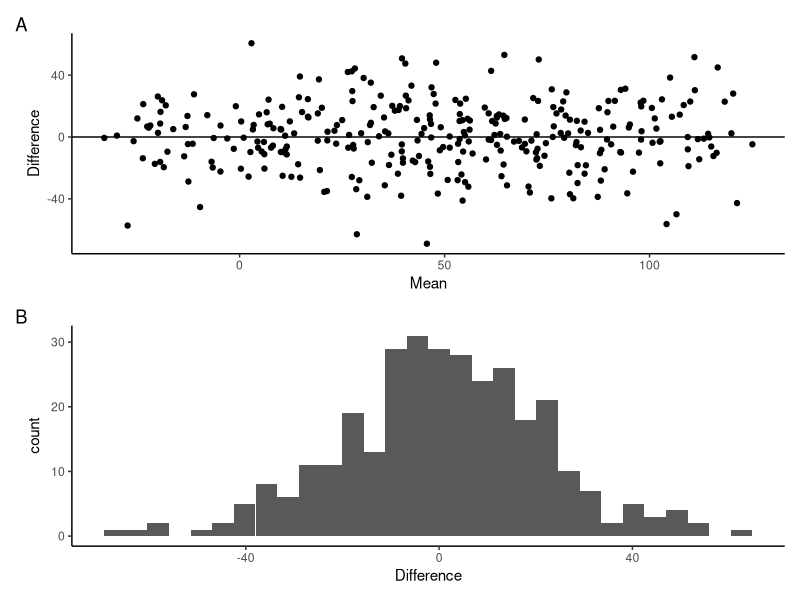
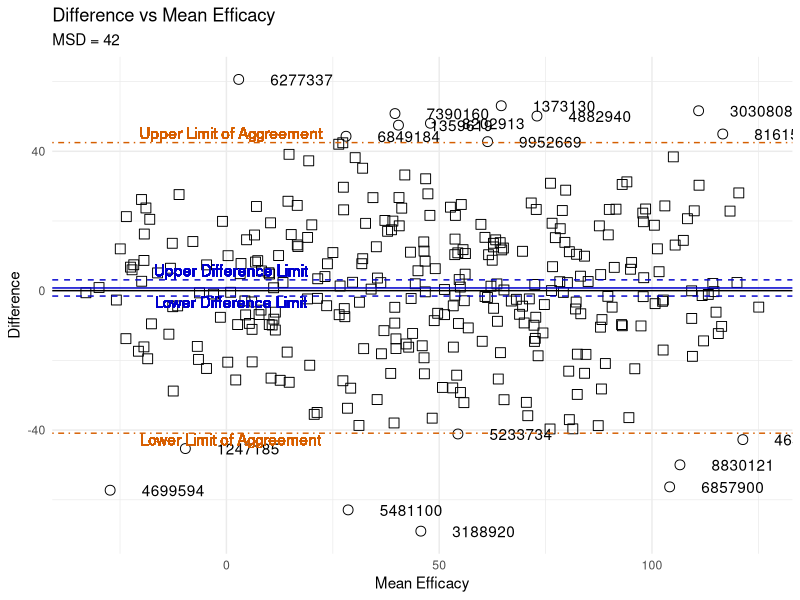
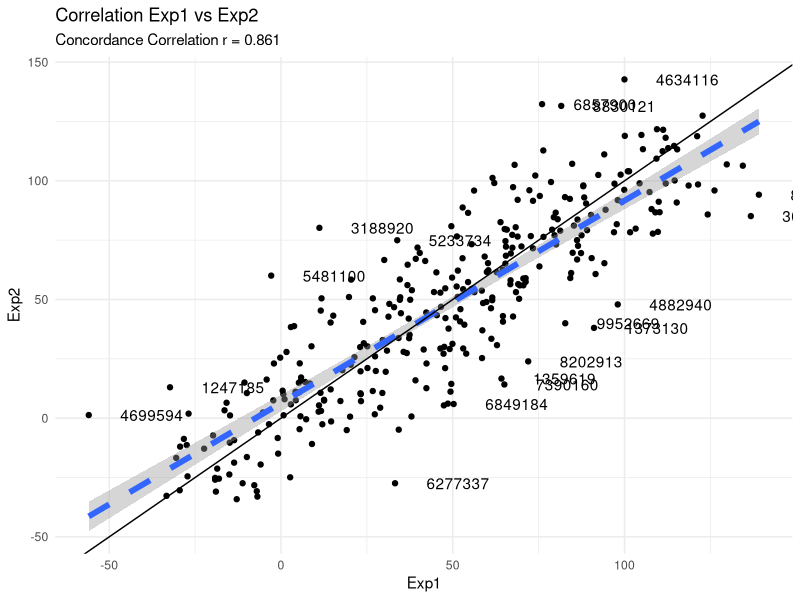
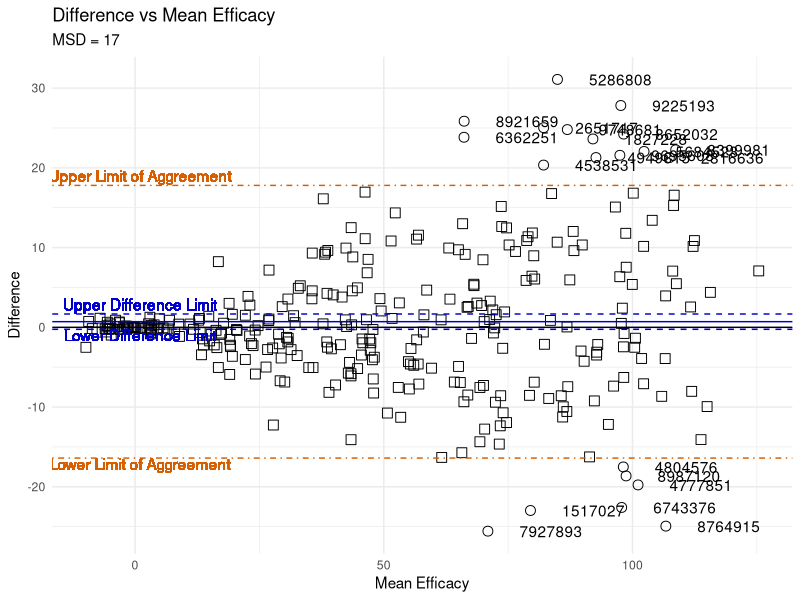
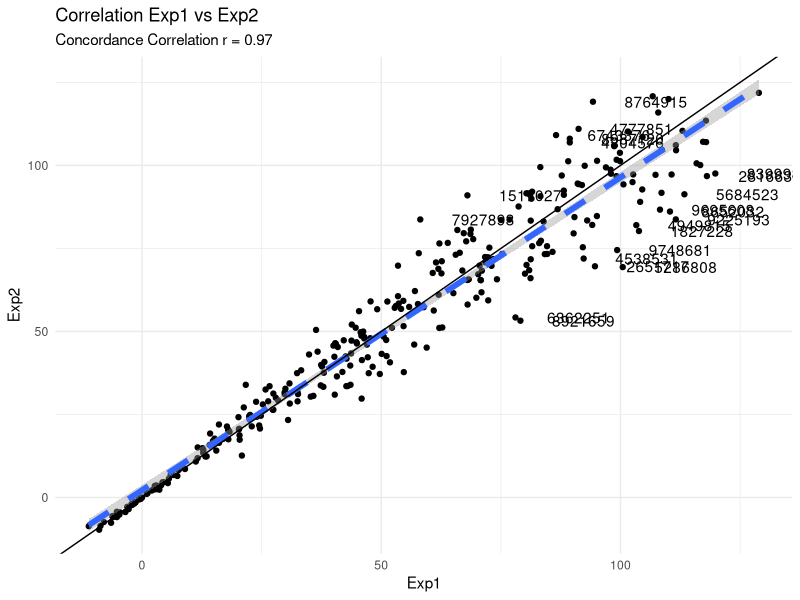

Here is the R script that generated these plots, in order: (Note: this script raises an error after producing the figures.)
## ---- chunk 1

# Functionalized version of msx.R

library(tidyverse)
library(patchwork)
library(ggrepel)

# Test data generation functions ---------------------------------------
set.seed(12252023) #For reproducible examples 

# Generate Potency test data for Replicate Experiment
msr_data <- function(SmplNum, TstMSR, Shift = 1) {
  
  TstSD <- log10(TstMSR) / 2
  Shift <- log10(Shift)
  Sample <- sample(c(1000000 : 9999999), SmplNum)
  TrueMeas <- runif(SmplNum, -3, 3)
  ExpData <- map(TrueMeas, \(m) rnorm(2, m, TstSD))
  
  TstData <- tibble(Sample, ExpData) %>% 
    unnest_wider(col = ExpData, names_sep = '_') %>% 
    rename(Exp1 = ExpData_1, Exp2 = ExpData_2) %>% 
    mutate(Exp2 = Exp2 + Shift,
           across(-Sample, ~ 10 ^ .x))
}

# Generate Efficacy test data for Replicate Experiment- consistent SD
msd_data <- function(SmplNum, TstMSD, Shift = 0) {
  
  TstSD <- TstMSD /2
  Sample <- sample(c(1000000 : 9999999), SmplNum)
  TrueMeas <- runif(SmplNum, -20, 120)
  ExpData <- map(TrueMeas, \(m) rnorm(2, m, TstSD))
  
  TstData <- tibble(Sample, ExpData) %>% 
    unnest_wider(col = ExpData, names_sep = '_') %>% 
    rename(Exp1 = ExpData_1, Exp2 = ExpData_2) %>% 
    mutate(Exp2 = Exp2 + Shift)
}

# Generate Efficacy test data for Replicate Experiment - consistent cv
msd_cv_data <- function(SmplNum, cv, Shift = 0) {

  Sample <- sample(c(1000000 : 9999999), SmplNum)
  TrueMeas <- runif(SmplNum, -10, 110)
  ExpData <- map(TrueMeas, \(m) rnorm(2, m, abs(cv*m)))
  
  TstData <- tibble(Sample, ExpData) %>% 
    unnest_wider(col = ExpData, names_sep = '_') %>% 
    rename(Exp1 = ExpData_1, Exp2 = ExpData_2) %>% 
    mutate(Exp2 = Exp2 + Shift)
}

# Generate inactive efficacy test data for Replicate Experiment
msd_inact <- function(SmplNum, TstMSD, Shift = 0) {
  
  TstSD <- TstMSD /(2 * sqrt(2))
  Sample <- sample(c(1000000 : 9999999), SmplNum)
  TrueMeas <- runif(SmplNum, -20, 20)
  ExpData <- map(TrueMeas, \(m) rnorm(2, m, TstSD))
  
  TstData <- tibble(Sample, ExpData) %>% 
    unnest_wider(col = ExpData, names_sep = '_') %>% 
    rename(Exp1 = ExpData_1, Exp2 = ExpData_2) %>% 
    mutate(Exp2 = Exp2 + Shift)
}

# Generate active efficacy test data for Replicate Experiment
msd_act <- function(SmplNum, TstMSD, Shift = 0) {
  
  TstSD <- TstMSD /(2 * sqrt(2))
  Sample <- sample(c(1000000 : 9999999), SmplNum)
  TrueMeas <- runif(SmplNum, 50, 120)
  ExpData <- map(TrueMeas, \(m) rnorm(2, m, TstSD))
  
  TstData <- tibble(Sample, ExpData) %>% 
    unnest_wider(col = ExpData, names_sep = '_') %>% 
    rename(Exp1 = ExpData_1, Exp2 = ExpData_2) %>% 
    mutate(Exp2 = Exp2 + Shift)
}

# Concordance Correlation V. Devanarayan --------------------------------
conc.corr <- function(x, y, alpha = 0.05)
{
  qval <- qnorm(1. - alpha/2.)
  N <- length(x)
  lm.xy <- lm(y ~ x)
  Intercept <- c(lm.xy$coeff[1.])
  Slope <- c(lm.xy$coeff[2.])
  A <- 2. * Slope * var(x)
  B <- var(y) + var(x)
  C <- (Intercept + (Slope - 1.) * (mean(x)))^2.
  rho <- A/(B + C)
  U <- (mean(x) - mean(y))^2./(sqrt(var(x)) * sqrt(var(y)))
  # cat("Zhat = ",Zhat,"\n")
  # cat("D=",D,"\n")
  # cat("E=",E,"\n")
  Zhat <- 0.5 * logb((1. + rho)/(1. - rho))
  D <- (4. * rho^3. * (1. - rho) * U)/(rho * (1. - rho^2.)^2.)
  E <- (2. * rho^4. * U^2.)/(rho^2. * (1. - rho^2.)^2.)
  # cat("var.Zhat=",var.Zhat,"\n")
  var.Zhat <- 1./(N - 2.) * (D - E)
  lowlim <- Zhat - qval * sqrt(var.Zhat)
  # cat(lowlim,upplim,"\n")
  # Now transform back:
  upplim <- Zhat + qval * sqrt(var.Zhat)
  lowlim <- (exp(2. * lowlim) - 1.)/(1. + exp(2. * lowlim))
  upplim <- (exp(2. * upplim) - 1.)/(1. + exp(2. * upplim))
  lowlim <- max(lowlim, -1.)
  upplim <- min(upplim, 1.)
  list(rho = rho, lowlim = lowlim, upplim = upplim)
}

# Replicate-Experiment Analysis Functions -------------------------------

# Summary Stats
repexp.stats <- function(df) {
  ConcCorr <- conc.corr(df$Exp1, df$Exp2)
  rho <- as.double(ConcCorr[1])  
  
  summarise(df,
            n = n(), 
            t = qt(0.975, n - 1),
            MeanDiff = mean(Difference),
            StdDev = sd(Difference),
            MSD = 2 * StdDev,
            UDL = MeanDiff + (t * StdDev/sqrt(n)),
            LDL = MeanDiff - (t * StdDev/sqrt(n)),
            ULSA = MeanDiff + (t * StdDev),
            LLSA = MeanDiff- (t * StdDev)) %>% 
    mutate(r = rho) %>% 
    select(-t, -StdDev)
}

#Mean Difference Plot
mdplot <- function(Data, Stats) {
  MSDLabel <- paste("MSD =", format(Stats$MSD, digits = 2))
  
  ggplot(Data, aes(x = Mean, y = Difference)) +
    geom_point(shape = Data$Outlier, size = 3) +
    geom_text(aes(label = Label), na.rm = TRUE, hjust = -.5) +
    geom_hline(yintercept = Stats$MeanDiff, color = "mediumblue") +
    geom_hline(yintercept = 0, color = "black") +
    geom_hline(yintercept = Stats$UDL, color = "mediumblue", linetype = "dashed") +
    geom_text(x = 1, y = Stats$UDL, label = "Upper Difference Limit", color = "mediumblue", vjust = -0.3) +
    geom_hline(yintercept = Stats$LDL, color = "mediumblue", linetype = "dashed") +
    geom_text(x = 1, y = Stats$LDL, label = "Lower Difference Limit", color = "mediumblue", vjust = 1) +
    geom_hline(yintercept = Stats$ULSA, color = "#D55E00", linetype = "dotdash") +
    geom_text(x = 1, y = Stats$ULSA, label = "Upper Limit of Aggreement", color = "#D55E00", vjust = -0.3) +
    geom_hline(yintercept = Stats$LLSA, color = "#D55E00", linetype = "dotdash") + 
    geom_text(x = 1, y = Stats$LLSA, label = "Lower Limit of Aggreement", color = "#D55E00", vjust = 1) +
    theme_minimal() +
    labs(title="Difference vs Mean Efficacy",
         subtitle = MSDLabel,
         x ="Mean Efficacy", y = "Difference")
}

# Mean Ratio Plot
mrplot <- function(Data, Stats) {
  MSRLabel <- paste("MSR =", Stats$MSR)
  
  ggplot(Data, aes(x =  GeometricMean, y = Ratio)) +
    geom_point(shape = Data$Outlier, size = 3) +
    geom_text(aes(label = Label), na.rm = TRUE, hjust = -.5) +
    geom_hline(yintercept = Stats$MeanRatio, color = "mediumblue") +
    geom_hline(yintercept = 1, color = "black") +
    geom_hline(yintercept = Stats$UDL, color = "mediumblue", linetype = "dashed") +
    geom_text(x = 1, y = log10(Stats$UDL), label = "Upper Ratio Limit", color = "mediumblue", vjust = -0.3) +
    geom_hline(yintercept = Stats$LDL, color = "mediumblue", linetype = "dashed") +
    geom_text(x = 1, y = log10(Stats$LDL), label = "Lower Ratio Limit", color = "mediumblue", vjust = 1) +
    geom_hline(yintercept = Stats$ULSA, color = "#D55E00", linetype = "dotdash") +
    geom_text(x = 1, y = log10(Stats$ULSA), label = "Upper Limit of Aggreement", color = "#D55E00", vjust = -0.3) +
    geom_hline(yintercept = Stats$LLSA, color = "#D55E00", linetype = "dotdash") + 
    geom_text(x = 1, y = log10(Stats$LLSA), label = "Lower Limit of Aggreement", color = "#D55E00", vjust = 1) +
    theme_minimal() +
    scale_x_continuous(trans='log10') + 
    scale_y_continuous(trans='log10') +
    labs(title="Potency Ratio vs Geometric Mean Potency",
         subtitle = MSRLabel,
         x ="Geometric Mean Potency", y = "Ratio")
}

# R1R2 Plot - Run1/Run2 with correlation.

r1r2plot <- function(Data, Stats) {
  ggplot(Data,aes(x = Exp1, y = Exp2)) +
    geom_point() +
    geom_text(aes(label = Label), na.rm = TRUE, hjust = -.5) +
    geom_smooth(method = "lm", se = TRUE, linetype = "dashed", linewidth = 2) +
    geom_abline(slope = 1) +
    labs(title = "Correlation Exp1 vs Exp2",
         subtitle = paste("Concordance Correlation r =", Stats$r),
         x = "Exp1",
         y = "Exp2") +
    theme_minimal()
}

#Replicate-Experiment Efficacy --------------------------------------------

repexp.efficacy<- function(df) {
  
RepExp_Data <- df %>% 
    mutate(Mean = (Exp1 + Exp2) / 2,
           Difference = Exp1 - Exp2)
 
RepExp_Stats <- repexp.stats(RepExp_Data) %>% 
  mutate(across(-n, \(x) signif(x, digits = 3)))

# Flag data pairs with potential outliers (MeasDiff outside of limits of agreement)

RepExp_Data <- RepExp_Data %>% 
  mutate(Outlier = Difference > RepExp_Stats$ULSA | Difference < RepExp_Stats$LLSA,
         Label = if_else(Outlier, Sample, NA))

MeanDifferencePlot <- mdplot(RepExp_Data, RepExp_Stats)

R1R2CorrelationPlot <- r1r2plot(RepExp_Data,RepExp_Stats)

list(Data = RepExp_Data, Stats = RepExp_Stats, MDPlot = MeanDifferencePlot, CorrPlot = R1R2CorrelationPlot)
}

# Replicate-Experiment Potency -------------------------------

repexp.potency <- function(df) {
  
  RepExp_Data <- df %>% 
    mutate(across(-Sample, log10),
      Mean = (Exp1 + Exp2) / 2,
           Difference = Exp1 - Exp2)
  
  RepExp_Stats <- repexp.stats(RepExp_Data)
  
  # Flag data pairs with potential outliers (MeasDiff outside of limits of agreement)
  
  RepExp_Data <- RepExp_Data %>% 
    mutate(Outlier = Difference > RepExp_Stats$ULSA | Difference < RepExp_Stats$LLSA,
           Label = if_else(Outlier, Sample, NA),
           across(-c(1, 6, 7), ~10 ^ .x),
           across(-c(1, 6, 7),  \(x) signif(x, digits = 3))) %>% 
    rename(GeometricMean = Mean, Ratio = Difference)
  
  RepExp_Stats <- RepExp_Stats %>% 
    rename(MSR = MSD,
           MeanRatio = MeanDiff,
           URL = UDL,
           LRL = LDL) %>% 
    mutate(across(-c(1, 8), ~10 ^ .x),
           across(-c(1), \(x) signif(x, digits = 3)))
  
  MeanRatioPlot <- mrplot(RepExp_Data, RepExp_Stats)
  
  R1R2CorrelationPlot <- r1r2plot(RepExp_Data,RepExp_Stats) +
    scale_x_continuous(trans='log10') + 
    scale_y_continuous(trans='log10')
  
  list(Data = RepExp_Data, Stats = RepExp_Stats, MRPlot = MeanRatioPlot, CorrPlot = R1R2CorrelationPlot)
}
## ---- chunk 2

Efficacy320Data <- msd_data(SmplNum = 320, TstMSD = 30)
Efficacy320MSD <- repexp.efficacy(Efficacy320Data)
Efficacy320Data
## ---- chunk 3
MSD320Calc <- Efficacy320MSD$Data %>% 
  select(1:5)
MSD320Calc

MDPlot <- ggplot(MSD320Calc, aes(x = Mean, y = Difference)) +
  geom_point() +
  geom_hline(yintercept = 0) +
  theme_classic()

DiffDist <- ggplot(MSD320Calc, aes(x = Difference)) +
  geom_histogram() +
  theme_classic()

MSD320Plots <- MDPlot / DiffDist + plot_annotation(tag_levels = 'A')
MSD320Plots
## ---- chunk 4

Efficacy320MSD$Stats
Efficacy320MSD$MDPlot
## ---- chunk 5
Efficacy320MSD$CorrPlot
## ---- chunk 6
Data <- Efficacy320MSD$Data %>% 
  arrange(Label) %>% 
  select(-Label)
Data
## ---- chunk 7

EfficacycvData <- msd_cv_data(SmplNum = 320, cv = 0.1)
EfficacycvMSD <- repexp.efficacy(EfficacycvData)

EfficacycvMSD$Stats
EfficacycvMSD$MDPlot
EfficacycvMSD$CorrPlot

## ---- chunk 8
Pot32Data <- msr_data(32, 3)
Pot32MSR <- repexp.potency(Pot32Data)
Pot32Data <- Pot32Data %>% 
  mutate(across(-Sample, \(x) signif(x, digits = 3)))
Pot32Data
## ---- chunk 9
Pot32MSR$Data
## ---- chunk 10
Pot32MSR$Stats
## ---- chunk 11
Pot32MSR$MRPlot
## ---- chunk 12
Pot32MSR$CorrPlot
## ---- chunk 13
PotShiftData <- msr_data(SmplNum = 32, TstMSR = 2.7, Shift = 1.5)
PotShiftMSR <- repexp.potency(PotShiftData)
PotShiftMSR$Data
PotShiftMSR$Stats
PotShiftMSR$MRPlot
PotShiftMSR$CorrPlot

